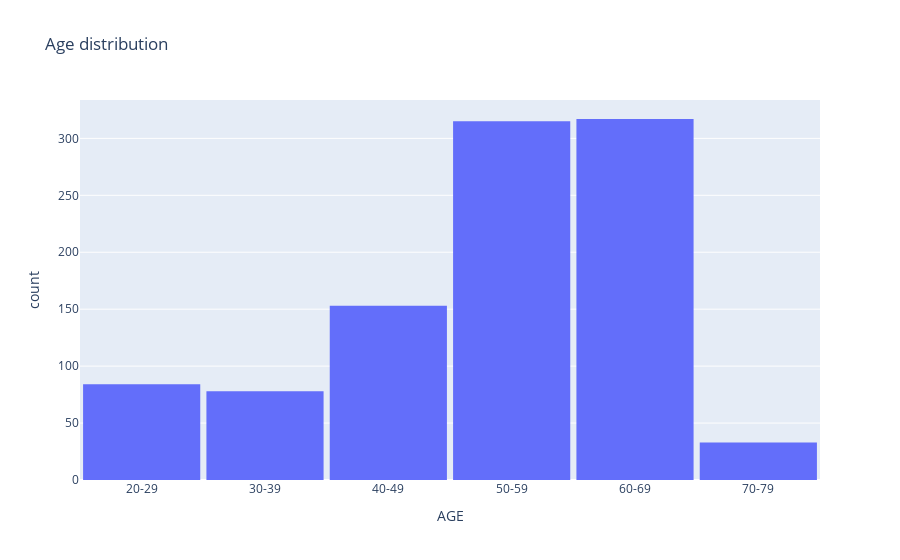

The cell this chart's notebook holds for it:
### Code cell
# Use plotly to make a histogram of selected column.
def plot_age_histogram(df, column='age'):
    fig = px.histogram(df, x=column, title='Age distribution')
    fig.update_xaxes(categoryorder='category ascending')
    fig.update_layout(bargap=0.05)
    fig.show()

plot_age_histogram(gtex_phenotype_df, column='AGE')

### Figure 1 — Plotly figure (JSON) as saved in the notebook; plotly's stock layout.template omitted (floating-point values rounded to 4 significant figures; data arrays with more than 128 entries replaced by an {"elided": "..."} marker saying what was removed)
{"data": [{"alignmentgroup": "True", "bingroup": "x", "hovertemplate": "AGE=%{x}<br>count=%{y}<extra></extra>", "legendgroup": "", "marker": {"color": "#636efa", "pattern": {"shape": ""}}, "name": "", "offsetgroup": "", "orientation": "v", "showlegend": false, "type": "histogram", "x": {"elided": "980 str values"}, "xaxis": "x", "yaxis": "y"}], "layout": {"bargap": 0.05, "barmode": "relative", "legend": {"tracegroupgap": 0}, "title": {"text": "Age distribution"}, "xaxis": {"anchor": "y", "categoryorder": "category ascending", "domain": [0, 1], "title": {"text": "AGE"}}, "yaxis": {"anchor": "x", "domain": [0, 1], "title": {"text": "count"}}}}
